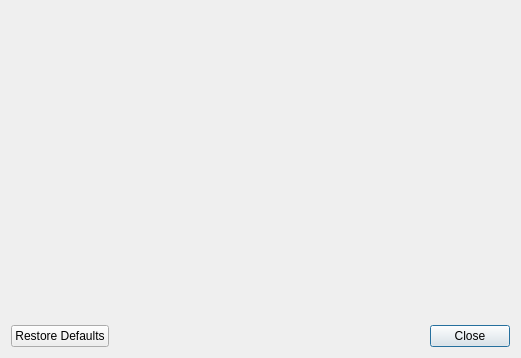
<?xml version="1.0" encoding="UTF-8"?>
<ui version="4.0">
 <class>ExtraViewDialog</class>
 <widget class="QDialog" name="ExtraViewDialog">
  <property name="geometry">
   <rect>
    <x>0</x>
    <y>0</y>
    <width>521</width>
    <height>358</height>
   </rect>
  </property>
  <property name="windowTitle">
   <string>Extra View</string>
  </property>
  <property name="windowOpacity">
   <double>1.000000000000000</double>
  </property>
  <layout class="QVBoxLayout" name="verticalLayout">
   <item>
    <widget class="sgi::osg_plugin::ViewOSG" name="widget" native="true"/>
   </item>
   <item>
    <widget class="QDialogButtonBox" name="buttonBox">
     <property name="standardButtons">
      <set>QDialogButtonBox::Close|QDialogButtonBox::RestoreDefaults</set>
     </property>
    </widget>
   </item>
  </layout>
 </widget>
 <customwidgets>
  <customwidget>
   <class>sgi::osg_plugin::ViewOSG</class>
   <extends>QWidget</extends>
   <header location="global">ExtraViewDialog.h</header>
   <container>1</container>
  </customwidget>
 </customwidgets>
 <resources/>
 <connections/>
 <slots>
  <slot>changeLODScale(int)</slot>
  <slot>changeLODScale(double)</slot>
  <slot>changeSmallFeature(int)</slot>
  <slot>changeSmallFeature(double)</slot>
  <slot>changeFarClipping(int)</slot>
  <slot>changeFarClipping(double)</slot>
  <slot>changeNearClipping(int)</slot>
  <slot>changeNearClipping(double)</slot>
  <slot>changeComputeNearFarMode(int)</slot>
  <slot>changeNearFarRatio(int)</slot>
  <slot>changeNearFarRatio(double)</slot>
  <slot>nearClippingEnable(bool)</slot>
  <slot>farClippingEnable(bool)</slot>
  <slot>smallFeatureEnable(bool)</slot>
  <slot>changeFovy(int)</slot>
  <slot>changeFovy(double)</slot>
 </slots>
</ui>
